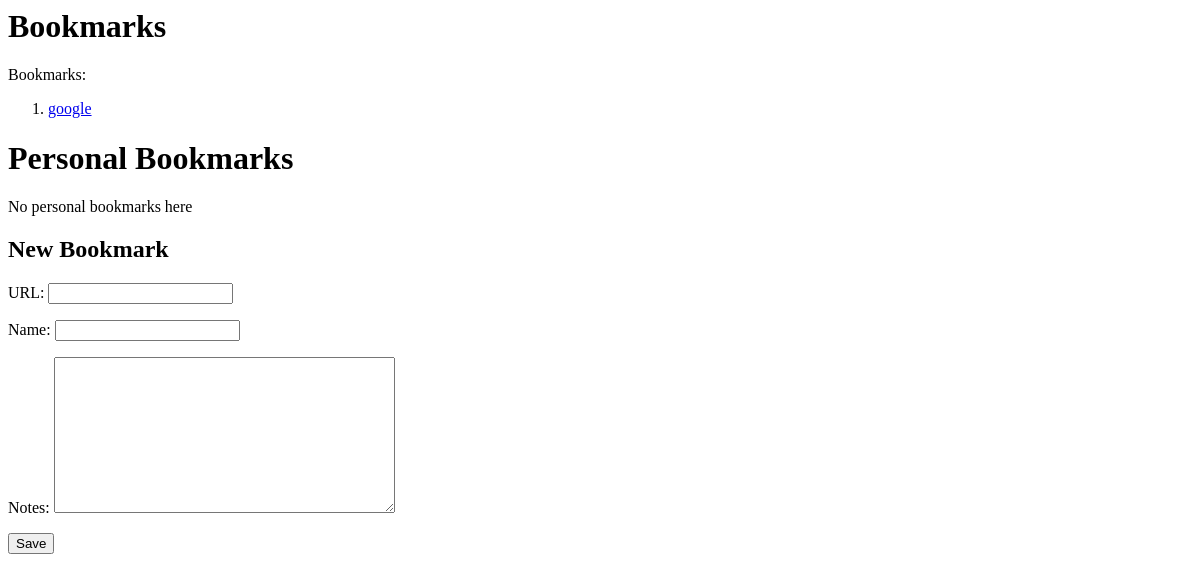
/bookmarks/ (signed in), run on an earlier commit of the app's database.
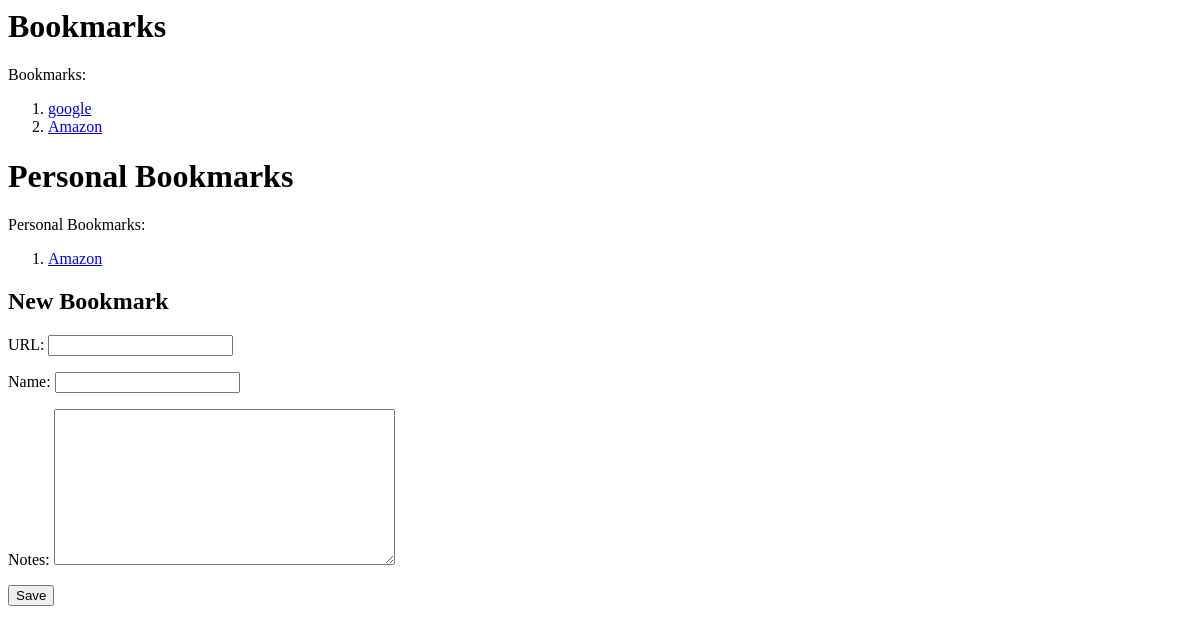
And on a later commit of the database.
### bookmarks/models.py (models this page shows)
class Bookmark(models.Model):
    id = models.UUIDField(primary_key=True, default=uuid4, editable=False)
    url = models.URLField("URL", unique=True)
    name = models.CharField(max_length=200)
    notes = models.TextField(blank=True)
    created_at = models.DateTimeField(auto_now_add=True)
    last_modified = models.DateTimeField(auto_now=True)

class PersonalBookmark(Bookmark):
    user = models.ForeignKey(User, on_delete=models.CASCADE)

### bookmarks/views.py (the view)
# urls.py: path('', views.index, name='index')
def index(request):
    context = {
        'bookmarks': Bookmark.objects.all(),
    }
    if request.user.is_anonymous:
        context['personal_bookmarks'] = PersonalBookmark.objects.none()
    else:
        context['personal_bookmarks'] = PersonalBookmark.objects.filter(user=request.user)
    context['form'] = BookmarkForm
    return render(request, 'bookmarks/index.html', context)

### bookmarks/templates/bookmarks/index.html (shortened to what this page needs)
<h1>Bookmarks</h1>
{% if bookmarks %}
Bookmarks:
<ol>
    {% for bookmark in bookmarks %}
        <li>
            <a href="{{ bookmark.url }}">{{ bookmark.name }}</a>
        </li>
    {% endfor %}
</ol>
{% else %}
No bookmarks here
{% endif %}
<h1>Personal Bookmarks</h1>
{% if personal_bookmarks %}
Personal Bookmarks:
<ol>
    {% for bookmark in personal_bookmarks %}
        <li>
            <a href="{{ bookmark.url }}">{{ bookmark.name }}</a>
        </li>
    {% endfor %}
</ol>
{% else %}
No personal bookmarks here
{% endif %}
<h2>New Bookmark</h2>
 <form method="POST" class="bookmark-form">
     {{form.as_p}}
     <button type="submit" class="save btn btn-default">Save</button>
 </form>

What changed in the data, as far as the page shows it:
added Bookmark: name "Amazon"
added PersonalBookmark: name "Amazon"
Also different on the page:
text no longer shown: "No personal bookmarks here"
text now shown: "Personal Bookmarks:"
